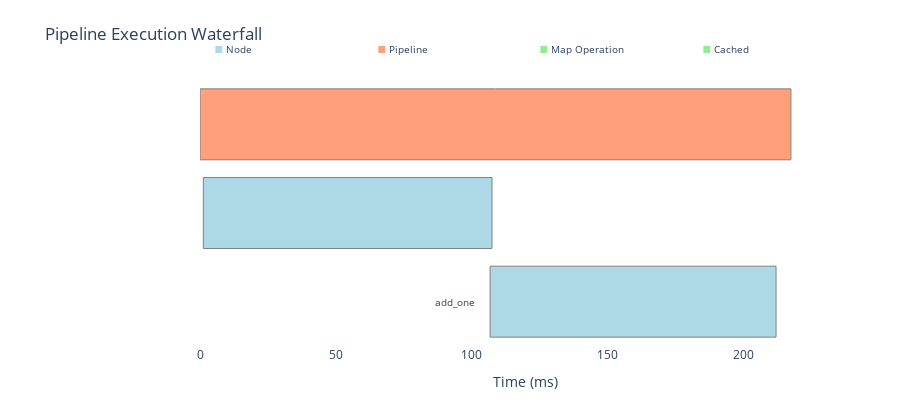

The code cell stored with this chart in its notebook:
### Code cell
chart = telemetry.get_waterfall_chart()
chart

### Figure 1 — Plotly figure (JSON) as saved in the notebook; plotly's stock layout.template omitted (floating-point values rounded to 4 significant figures)
{"data": [{"base": 0, "hovertemplate": "<b>pipeline_4587878928</b><br>Start: 0.0ms<br>Duration: 217.51ms<br>Depth: 1<br>Type: pipeline<br><extra></extra>", "marker": {"color": "lightsalmon", "line": {"color": "gray", "width": 1}}, "name": "pipeline_4587878928", "orientation": "h", "showlegend": false, "type": "bar", "x": [217.5], "y": [3]}, {"base": 1.231, "hovertemplate": "<b>double</b><br>Start: 1.2ms<br>Duration: 106.26ms<br>Depth: 1<br>Type: node<br><extra></extra>", "marker": {"color": "lightblue", "line": {"color": "gray", "width": 1}}, "name": "double", "orientation": "h", "showlegend": false, "type": "bar", "x": [106.3], "y": [2]}, {"base": 106.8, "hovertemplate": "<b>add_one</b><br>Start: 106.8ms<br>Duration: 105.26ms<br>Depth: 1<br>Type: node<br><extra></extra>", "marker": {"color": "lightblue", "line": {"color": "gray", "width": 1}}, "name": "add_one", "orientation": "h", "showlegend": false, "type": "bar", "x": [105.3], "y": [1]}], "layout": {"annotations": [{"font": {"size": 10}, "showarrow": false, "text": "pipeline_4587878928", "x": -5, "xanchor": "right", "y": 3}, {"font": {"size": 10}, "showarrow": false, "text": "double", "x": -3.769, "xanchor": "right", "y": 2}, {"font": {"size": 10}, "showarrow": false, "text": "add_one", "x": 101.8, "xanchor": "right", "y": 1}, {"font": {"size": 10}, "showarrow": false, "text": "<span style=\"color:lightblue\">■</span> Node", "x": 0.02, "xanchor": "left", "xref": "paper", "y": 1.15, "yref": "paper"}, {"font": {"size": 10}, "showarrow": false, "text": "<span style=\"color:lightsalmon\">■</span> Pipeline", "x": 0.27, "xanchor": "left", "xref": "paper", "y": 1.15, "yref": "paper"}, {"font": {"size": 10}, "showarrow": false, "text": "<span style=\"color:lightgreen\">■</span> Map Operation", "x": 0.52, "xanchor": "left", "xref": "paper", "y": 1.15, "yref": "paper"}, {"font": {"size": 10}, "showarrow": false, "text": "<span style=\"color:lightgreen\">■</span> Cached", "x": 0.77, "xanchor": "left", "xref": "paper", "y": 1.15, "yref": "paper"}], "barmode": "overlay", "height": 400, "hovermode": "closest", "margin": {"b": 50, "l": 200, "r": 50, "t": 80}, "plot_bgcolor": "white", "title": {"text": "Pipeline Execution Waterfall"}, "xaxis": {"range": [0, 239.3], "title": {"text": "Time (ms)"}}, "yaxis": {"range": [0.5, 3.5], "showticklabels": false, "title": {"text": ""}}}}
